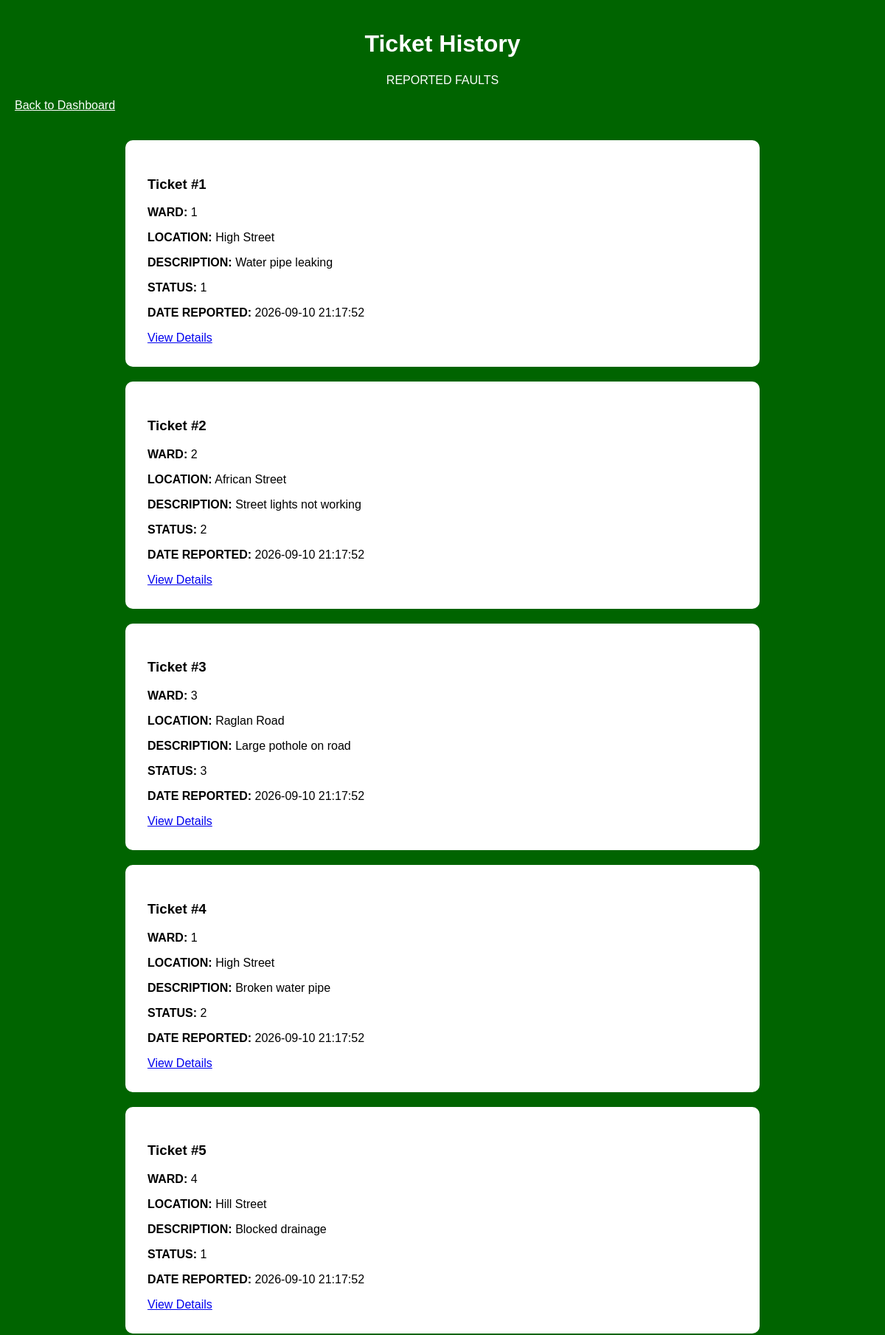
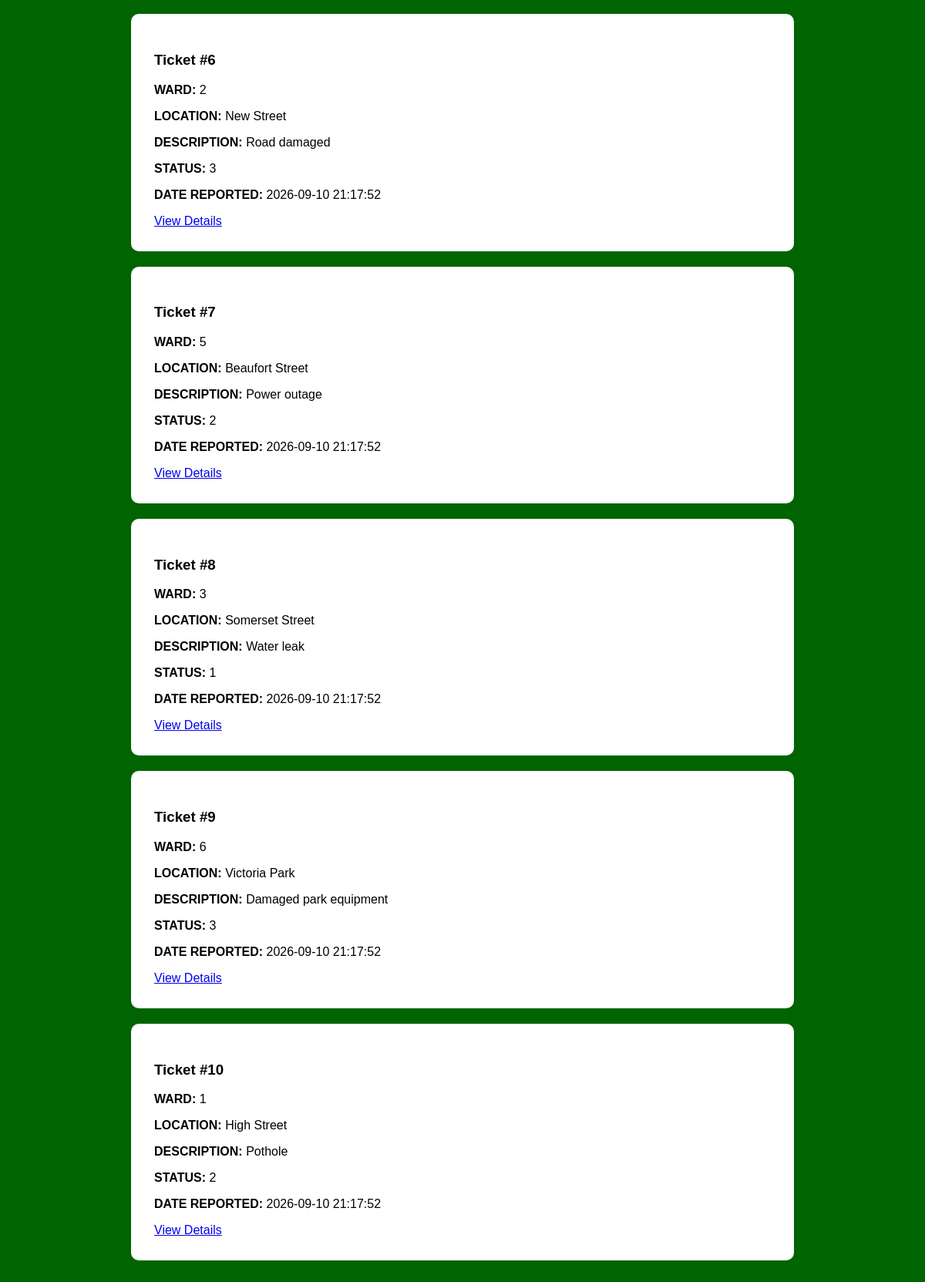
/ward_councillor_dashboard/ticketHistory.php, run on the app's committed database (2 pictures, top to bottom).
### tables this page shows
CREATE TABLE incident_ticket (
    incident_id INT AUTO_INCREMENT PRIMARY KEY,
    username VARCHAR(50) NOT NULL,
    service_id INT NOT NULL,
    ward_id INT NOT NULL,
    address_id INT NOT NULL,
    status_id INT NOT NULL,
    incident_description TEXT NOT NULL,
    location_description VARCHAR(255),
    priority VARCHAR(30) DEFAULT 'Normal',
    date_reported DATETIME DEFAULT CURRENT_TIMESTAMP,
    date_resolved DATETIME NULL,
    latitude DECIMAL(10,8),
    longitude DECIMAL(11,8),
    created_at DATETIME DEFAULT CURRENT_TIMESTAMP,

    CONSTRAINT fk_incident_user
        FOREIGN KEY (username)
        REFERENCES user(username),

    CONSTRAINT fk_incident_service
        FOREIGN KEY (service_id)
        REFERENCES municipal_service(service_id),

    CONSTRAINT fk_incident_ward
        FOREIGN KEY (ward_id)
        REFERENCES ward(ward_id),

    CONSTRAINT fk_incident_address
        FOREIGN KEY (address_id)
        REFERENCES address_directory(address_id),

    CONSTRAINT fk_incident_status
        FOREIGN KEY (status_id)
        REFERENCES ticket_status(status_id)
);

### ward_councillor_dashboard/ticketHistory.php (the view, shortened to what this page needs)
<?php
include 'Error404Connection.php';
$sql = "SELECT incident_id, ward_id, priority, location_description, incident_description,
             status_id, created_at
        FROM incident_ticket
        ORDER BY created_at DESC";
$result = $conn->query($sql);
?>
<!DOCTYPE html>
<html lang="en">
<head>
</head>
<body>
    <h1>Ticket History</h1>
    <p class="heading">REPORTED FAULTS</p>
    <a class="back-button" href="wardcouncilorDashboard.html">
        Back to Dashboard
    </a>
    <br><br>
    <?php
    if ($result && $result->num_rows > 0) {
        while ($ticket = $result->fetch_assoc()) {
    ?>
        <div class="ticket-card">
            <h3>
                Ticket #<?php echo $ticket['incident_id']; ?>
            </h3>
            <p>
                <strong>WARD:</strong>
                <?php echo $ticket['ward_id']; ?>
            </p>
            <p>
                <strong>LOCATION:</strong>
                <?php echo $ticket['location_description']; ?>
            </p>
            <p>
                <strong>DESCRIPTION:</strong>
                <?php echo $ticket['incident_description']; ?>
            </p>
            <p>
                <strong>STATUS:</strong>
                <?php echo $ticket['status_id']; ?>
            </p>
            <p>
                <strong>DATE REPORTED:</strong>
                <?php echo $ticket['created_at']; ?>
            </p>
            <a href="ticketDetails.php?incident_id=<?php echo $ticket['incident_id']; ?>">
                View Details
            </a>
        </div>
    <?php
        }
    } else {
        echo "<div class='ticket-card'>";
        echo "<p>No reported tickets found.</p>";
        echo "</div>";
    }
    ?>
</body>
</html>

### ward_councillor_dashboard/ticketHistory.php (style rules this page uses)
body { font-family: Arial, sans-serif; background-color: darkgreen; margin: 0; padding: 20px; }
h1 { color: white; text-align: center; }
.heading { color: white; text-align: center; }
.back-button { color: white; }
.ticket-card { background-color: white; padding: 30px; margin: 20px auto; border-radius: 10px; max-width: 800px; }

### data on the page
incident_ticket: incident_id "1", ward "1", location_description "High Street", incident_description "Water pipe leaking", status "1", created_at "2026-09-10 21:17:52"
incident_ticket: incident_id "2", ward "2", location_description "African Street", incident_description "Street lights not working", status "2", created_at "2026-09-10 21:17:52"
incident_ticket: incident_id "3", ward "3", location_description "Raglan Road", incident_description "Large pothole on road", status "3", created_at "2026-09-10 21:17:52"
incident_ticket: incident_id "4", ward "1", location_description "High Street", incident_description "Broken water pipe", status "2", created_at "2026-09-10 21:17:52"
incident_ticket: incident_id "5", ward "4", location_description "Hill Street", incident_description "Blocked drainage", status "1", created_at "2026-09-10 21:17:52"
incident_ticket: incident_id "6", ward "2", location_description "New Street", incident_description "Road damaged", status "3", created_at "2026-09-10 21:17:52"
incident_ticket: incident_id "7", ward "5", location_description "Beaufort Street", incident_description "Power outage", status "2", created_at "2026-09-10 21:17:52"
incident_ticket: incident_id "8", ward "3", location_description "Somerset Street", incident_description "Water leak", status "1", created_at "2026-09-10 21:17:52"
incident_ticket: incident_id "9", ward "6", location_description "Victoria Park", incident_description "Damaged park equipment", status "3", created_at "2026-09-10 21:17:52"
incident_ticket: incident_id "10", ward "1", location_description "High Street", incident_description "Pothole", status "2", created_at "2026-09-10 21:17:52"
